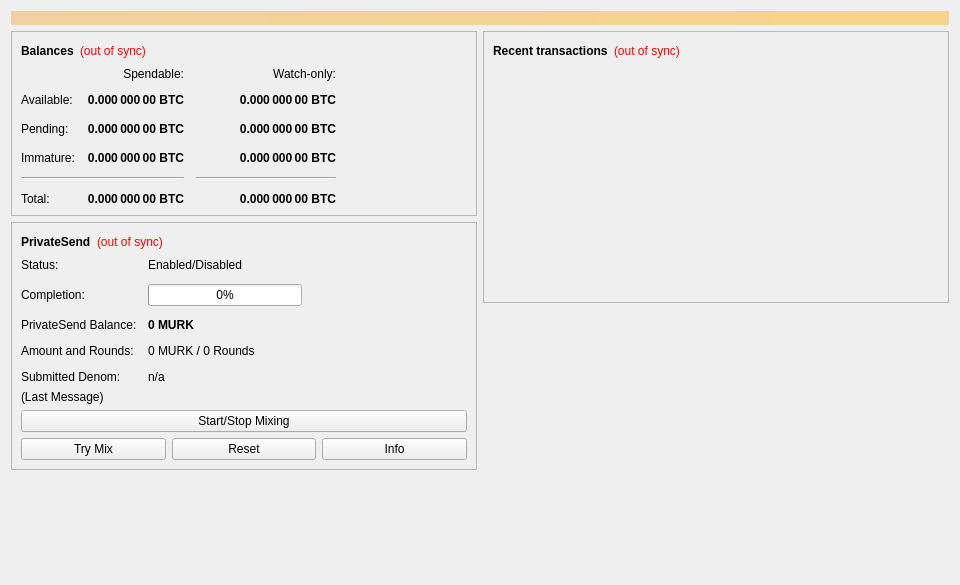
<?xml version="1.0" encoding="UTF-8"?>
<ui version="4.0">
 <class>OverviewPage</class>
 <widget class="QWidget" name="OverviewPage">
  <property name="geometry">
   <rect>
    <x>0</x>
    <y>0</y>
    <width>960</width>
    <height>585</height>
   </rect>
  </property>
  <property name="minimumSize">
   <size>
    <width>960</width>
    <height>0</height>
   </size>
  </property>
  <property name="windowTitle">
   <string>Form</string>
  </property>
  <layout class="QVBoxLayout" name="topLayout">
   <item>
    <widget class="QLabel" name="labelAlerts">
     <property name="visible">
      <bool>false</bool>
     </property>
     <property name="styleSheet">
      <string notr="true">background-color: qlineargradient(x1: 0, y1: 0, x2: 1, y2: 0, stop:0 #F0D0A0, stop:1 #F8D488); color:#000000;</string>
     </property>
     <property name="wordWrap">
      <bool>true</bool>
     </property>
     <property name="margin">
      <number>3</number>
     </property>
    </widget>
   </item>
   <item>
    <layout class="QHBoxLayout" name="horizontalLayout" stretch="1,1">
     <item>
      <layout class="QVBoxLayout" name="verticalLayout_2">
       <item>
        <widget class="QFrame" name="frame">
         <property name="frameShape">
          <enum>QFrame::StyledPanel</enum>
         </property>
         <property name="frameShadow">
          <enum>QFrame::Raised</enum>
         </property>
         <layout class="QVBoxLayout" name="verticalLayout_4">
          <item>
           <layout class="QHBoxLayout" name="horizontalLayout_4">
            <item>
             <widget class="QLabel" name="label_5">
              <property name="font">
               <font>
                <weight>75</weight>
                <bold>true</bold>
               </font>
              </property>
              <property name="text">
               <string>Balances</string>
              </property>
             </widget>
            </item>
            <item>
             <widget class="QLabel" name="labelWalletStatus">
              <property name="toolTip">
               <string>The displayed information may be out of date. Your wallet automatically synchronizes with the Murlicha network after a connection is established, but this process has not completed yet.</string>
              </property>
              <property name="styleSheet">
               <string notr="true">QLabel { color: red; }</string>
              </property>
              <property name="text">
               <string notr="true">(out of sync)</string>
              </property>
              <property name="alignment">
               <set>Qt::AlignLeading|Qt::AlignLeft|Qt::AlignVCenter</set>
              </property>
             </widget>
            </item>
            <item>
             <spacer name="horizontalSpacer_3">
              <property name="orientation">
               <enum>Qt::Horizontal</enum>
              </property>
              <property name="sizeHint" stdset="0">
               <size>
                <width>40</width>
                <height>20</height>
               </size>
              </property>
             </spacer>
            </item>
           </layout>
          </item>
          <item>
           <layout class="QGridLayout" name="gridLayout">
            <property name="spacing">
             <number>12</number>
            </property>
            <item row="2" column="2">
             <widget class="QLabel" name="labelWatchPending">
              <property name="font">
               <font>
                <weight>75</weight>
                <bold>true</bold>
               </font>
              </property>
              <property name="cursor">
               <cursorShape>IBeamCursor</cursorShape>
              </property>
              <property name="toolTip">
               <string>Unconfirmed transactions to watch-only addresses</string>
              </property>
              <property name="text">
               <string notr="true">0.000 000 00 BTC</string>
              </property>
              <property name="alignment">
               <set>Qt::AlignRight|Qt::AlignTrailing|Qt::AlignVCenter</set>
              </property>
              <property name="textInteractionFlags">
               <set>Qt::LinksAccessibleByMouse|Qt::TextSelectableByKeyboard|Qt::TextSelectableByMouse</set>
              </property>
             </widget>
            </item>
            <item row="2" column="1">
             <widget class="QLabel" name="labelUnconfirmed">
              <property name="font">
               <font>
                <weight>75</weight>
                <bold>true</bold>
               </font>
              </property>
              <property name="cursor">
               <cursorShape>IBeamCursor</cursorShape>
              </property>
              <property name="toolTip">
               <string>Total of transactions that have yet to be confirmed, and do not yet count toward the spendable balance</string>
              </property>
              <property name="text">
               <string notr="true">0.000 000 00 BTC</string>
              </property>
              <property name="alignment">
               <set>Qt::AlignRight|Qt::AlignTrailing|Qt::AlignVCenter</set>
              </property>
              <property name="textInteractionFlags">
               <set>Qt::LinksAccessibleByMouse|Qt::TextSelectableByKeyboard|Qt::TextSelectableByMouse</set>
              </property>
             </widget>
            </item>
            <item row="3" column="2">
             <widget class="QLabel" name="labelWatchImmature">
              <property name="font">
               <font>
                <weight>75</weight>
                <bold>true</bold>
               </font>
              </property>
              <property name="cursor">
               <cursorShape>IBeamCursor</cursorShape>
              </property>
              <property name="toolTip">
               <string>Mined balance in watch-only addresses that has not yet matured</string>
              </property>
              <property name="text">
               <string notr="true">0.000 000 00 BTC</string>
              </property>
              <property name="alignment">
               <set>Qt::AlignRight|Qt::AlignTrailing|Qt::AlignVCenter</set>
              </property>
              <property name="textInteractionFlags">
               <set>Qt::LinksAccessibleByMouse|Qt::TextSelectableByKeyboard|Qt::TextSelectableByMouse</set>
              </property>
             </widget>
            </item>
            <item row="4" column="0" colspan="2">
             <widget class="Line" name="lineSpendableBalance">
              <property name="orientation">
               <enum>Qt::Horizontal</enum>
              </property>
             </widget>
            </item>
            <item row="4" column="2">
             <widget class="Line" name="lineWatchBalance">
              <property name="sizePolicy">
               <sizepolicy hsizetype="Preferred" vsizetype="Fixed">
                <horstretch>0</horstretch>
                <verstretch>0</verstretch>
               </sizepolicy>
              </property>
              <property name="minimumSize">
               <size>
                <width>140</width>
                <height>0</height>
               </size>
              </property>
              <property name="orientation">
               <enum>Qt::Horizontal</enum>
              </property>
             </widget>
            </item>
            <item row="5" column="0">
             <widget class="QLabel" name="labelTotalText">
              <property name="text">
               <string>Total:</string>
              </property>
             </widget>
            </item>
            <item row="3" column="1">
             <widget class="QLabel" name="labelImmature">
              <property name="font">
               <font>
                <weight>75</weight>
                <bold>true</bold>
               </font>
              </property>
              <property name="cursor">
               <cursorShape>IBeamCursor</cursorShape>
              </property>
              <property name="toolTip">
               <string>Mined balance that has not yet matured</string>
              </property>
              <property name="text">
               <string notr="true">0.000 000 00 BTC</string>
              </property>
              <property name="alignment">
               <set>Qt::AlignRight|Qt::AlignTrailing|Qt::AlignVCenter</set>
              </property>
              <property name="textInteractionFlags">
               <set>Qt::LinksAccessibleByMouse|Qt::TextSelectableByKeyboard|Qt::TextSelectableByMouse</set>
              </property>
             </widget>
            </item>
            <item row="2" column="3">
             <spacer name="horizontalSpacer_2">
              <property name="orientation">
               <enum>Qt::Horizontal</enum>
              </property>
              <property name="sizeHint" stdset="0">
               <size>
                <width>40</width>
                <height>20</height>
               </size>
              </property>
             </spacer>
            </item>
            <item row="3" column="0">
             <widget class="QLabel" name="labelImmatureText">
              <property name="text">
               <string>Immature:</string>
              </property>
             </widget>
            </item>
            <item row="5" column="1">
             <widget class="QLabel" name="labelTotal">
              <property name="font">
               <font>
                <weight>75</weight>
                <bold>true</bold>
               </font>
              </property>
              <property name="cursor">
               <cursorShape>IBeamCursor</cursorShape>
              </property>
              <property name="toolTip">
               <string>Your current total balance</string>
              </property>
              <property name="text">
               <string notr="true">0.000 000 00 BTC</string>
              </property>
              <property name="alignment">
               <set>Qt::AlignRight|Qt::AlignTrailing|Qt::AlignVCenter</set>
              </property>
              <property name="textInteractionFlags">
               <set>Qt::LinksAccessibleByMouse|Qt::TextSelectableByKeyboard|Qt::TextSelectableByMouse</set>
              </property>
             </widget>
            </item>
            <item row="5" column="2">
             <widget class="QLabel" name="labelWatchTotal">
              <property name="font">
               <font>
                <weight>75</weight>
                <bold>true</bold>
               </font>
              </property>
              <property name="cursor">
               <cursorShape>IBeamCursor</cursorShape>
              </property>
              <property name="toolTip">
               <string>Current total balance in watch-only addresses</string>
              </property>
              <property name="text">
               <string notr="true">0.000 000 00 BTC</string>
              </property>
              <property name="alignment">
               <set>Qt::AlignRight|Qt::AlignTrailing|Qt::AlignVCenter</set>
              </property>
              <property name="textInteractionFlags">
               <set>Qt::LinksAccessibleByMouse|Qt::TextSelectableByKeyboard|Qt::TextSelectableByMouse</set>
              </property>
             </widget>
            </item>
            <item row="0" column="2">
             <widget class="QLabel" name="labelWatchonly">
              <property name="text">
               <string>Watch-only:</string>
              </property>
              <property name="alignment">
               <set>Qt::AlignRight|Qt::AlignTrailing|Qt::AlignVCenter</set>
              </property>
             </widget>
            </item>
            <item row="1" column="0">
             <widget class="QLabel" name="labelBalanceText">
              <property name="text">
               <string>Available:</string>
              </property>
             </widget>
            </item>
            <item row="1" column="1">
             <widget class="QLabel" name="labelBalance">
              <property name="font">
               <font>
                <weight>75</weight>
                <bold>true</bold>
               </font>
              </property>
              <property name="cursor">
               <cursorShape>IBeamCursor</cursorShape>
              </property>
              <property name="toolTip">
               <string>Your current spendable balance</string>
              </property>
              <property name="text">
               <string notr="true">0.000 000 00 BTC</string>
              </property>
              <property name="alignment">
               <set>Qt::AlignRight|Qt::AlignTrailing|Qt::AlignVCenter</set>
              </property>
              <property name="textInteractionFlags">
               <set>Qt::LinksAccessibleByMouse|Qt::TextSelectableByKeyboard|Qt::TextSelectableByMouse</set>
              </property>
             </widget>
            </item>
            <item row="1" column="2">
             <widget class="QLabel" name="labelWatchAvailable">
              <property name="font">
               <font>
                <weight>75</weight>
                <bold>true</bold>
               </font>
              </property>
              <property name="cursor">
               <cursorShape>IBeamCursor</cursorShape>
              </property>
              <property name="toolTip">
               <string>Your current balance in watch-only addresses</string>
              </property>
              <property name="text">
               <string notr="true">0.000 000 00 BTC</string>
              </property>
              <property name="alignment">
               <set>Qt::AlignRight|Qt::AlignTrailing|Qt::AlignVCenter</set>
              </property>
              <property name="textInteractionFlags">
               <set>Qt::LinksAccessibleByMouse|Qt::TextSelectableByKeyboard|Qt::TextSelectableByMouse</set>
              </property>
             </widget>
            </item>
            <item row="2" column="0">
             <widget class="QLabel" name="labelPendingText">
              <property name="text">
               <string>Pending:</string>
              </property>
             </widget>
            </item>
            <item row="0" column="1">
             <widget class="QLabel" name="labelSpendable">
              <property name="text">
               <string>Spendable:</string>
              </property>
              <property name="alignment">
               <set>Qt::AlignRight|Qt::AlignTrailing|Qt::AlignVCenter</set>
              </property>
             </widget>
            </item>
           </layout>
          </item>
         </layout>
        </widget>
       </item>
       <item>
        <widget class="QFrame" name="framePrivateSend">
         <property name="layoutDirection">
          <enum>Qt::LeftToRight</enum>
         </property>
         <property name="frameShape">
          <enum>QFrame::StyledPanel</enum>
         </property>
         <property name="frameShadow">
          <enum>QFrame::Raised</enum>
         </property>
         <layout class="QVBoxLayout" name="VerticalLayout_PS1">
          <item>
           <layout class="QHBoxLayout" name="horizontalLayout_5">
            <item>
             <widget class="QLabel" name="labelPrivateSendHeader">
              <property name="font">
               <font>
                <weight>75</weight>
                <bold>true</bold>
               </font>
              </property>
              <property name="text">
               <string>PrivateSend</string>
              </property>
             </widget>
            </item>
            <item>
             <widget class="QLabel" name="labelPrivateSendSyncStatus">
              <property name="toolTip">
               <string>The displayed information may be out of date. Your wallet automatically synchronizes with the Murlicha network after a connection is established, but this process has not completed yet.</string>
              </property>
              <property name="styleSheet">
               <string notr="true">QLabel { color: red; }</string>
              </property>
              <property name="text">
               <string notr="true">(out of sync)</string>
              </property>
              <property name="alignment">
               <set>Qt::AlignLeading|Qt::AlignLeft|Qt::AlignVCenter</set>
              </property>
             </widget>
            </item>
            <item>
             <spacer name="horizontalSpacer_4">
              <property name="orientation">
               <enum>Qt::Horizontal</enum>
              </property>
              <property name="sizeHint" stdset="0">
               <size>
                <width>40</width>
                <height>20</height>
               </size>
              </property>
             </spacer>
            </item>
           </layout>
          </item>
          <item>
           <layout class="QFormLayout" name="privateSendFormLayout">
            <property name="fieldGrowthPolicy">
             <enum>QFormLayout::AllNonFixedFieldsGrow</enum>
            </property>
            <property name="horizontalSpacing">
             <number>11</number>
            </property>
            <property name="verticalSpacing">
             <number>12</number>
            </property>
            <item row="0" column="0">
             <widget class="QLabel" name="labelPrivateSendEnabledText">
              <property name="text">
               <string>Status:</string>
              </property>
             </widget>
            </item>
            <item row="0" column="1">
             <widget class="QLabel" name="labelPrivateSendEnabled">
              <property name="text">
               <string>Enabled/Disabled</string>
              </property>
             </widget>
            </item>
            <item row="1" column="0">
             <widget class="QLabel" name="labelCompletitionText">
              <property name="text">
               <string>Completion:</string>
              </property>
             </widget>
            </item>
            <item row="1" column="1">
             <widget class="QProgressBar" name="privateSendProgress">
              <property name="maximumSize">
               <size>
                <width>154</width>
                <height>16777215</height>
               </size>
              </property>
              <property name="value">
               <number>0</number>
              </property>
             </widget>
            </item>
            <item row="2" column="0">
             <widget class="QLabel" name="labelAnonymizedText">
              <property name="text">
               <string>PrivateSend Balance:</string>
              </property>
             </widget>
            </item>
            <item row="2" column="1">
             <widget class="QLabel" name="labelAnonymized">
              <property name="font">
               <font>
                <weight>75</weight>
                <bold>true</bold>
               </font>
              </property>
              <property name="text">
               <string notr="true">0 MURK</string>
              </property>
             </widget>
            </item>
            <item row="3" column="0">
             <widget class="QLabel" name="labelAmountAndRoundsText">
              <property name="text">
               <string>Amount and Rounds:</string>
              </property>
             </widget>
            </item>
            <item row="3" column="1">
             <widget class="QLabel" name="labelAmountRounds">
              <property name="text">
               <string>0 MURK / 0 Rounds</string>
              </property>
             </widget>
            </item>
            <item row="4" column="0">
             <widget class="QLabel" name="labelSubmittedDenomText">
              <property name="text">
               <string>Submitted Denom:</string>
              </property>
             </widget>
            </item>
            <item row="4" column="1">
             <widget class="QLabel" name="labelSubmittedDenom">
              <property name="toolTip">
               <string>The denominations you submitted to the Masternode.&lt;br&gt;To mix, other users must submit the exact same denominations.</string>
              </property>
              <property name="text">
               <string>n/a</string>
              </property>
             </widget>
            </item>
           </layout>
          </item>
          <item>
           <layout class="QVBoxLayout" name="VerticalLayout_PS">
            <item>
             <widget class="QLabel" name="labelPrivateSendLastMessage">
              <property name="text">
               <string>(Last Message)</string>
              </property>
              <property name="alignment">
               <set>Qt::AlignLeading|Qt::AlignLeft|Qt::AlignTop</set>
              </property>
              <property name="wordWrap">
               <bool>true</bool>
              </property>
             </widget>
            </item>
            <item>
             <widget class="QPushButton" name="togglePrivateSend">
              <property name="sizePolicy">
               <sizepolicy hsizetype="MinimumExpanding" vsizetype="Fixed">
                <horstretch>0</horstretch>
                <verstretch>0</verstretch>
               </sizepolicy>
              </property>
              <property name="text">
               <string>Start/Stop Mixing</string>
              </property>
             </widget>
            </item>
            <item>
             <layout class="QHBoxLayout" name="horizontalLayout_debugbuttons">
              <item>
               <widget class="QPushButton" name="privateSendAuto">
                <property name="sizePolicy">
                 <sizepolicy hsizetype="MinimumExpanding" vsizetype="Fixed">
                  <horstretch>0</horstretch>
                  <verstretch>0</verstretch>
                 </sizepolicy>
                </property>
                <property name="toolTip">
                 <string>Try to manually submit a PrivateSend request.</string>
                </property>
                <property name="text">
                 <string>Try Mix</string>
                </property>
               </widget>
              </item>
              <item>
               <widget class="QPushButton" name="privateSendReset">
                <property name="sizePolicy">
                 <sizepolicy hsizetype="MinimumExpanding" vsizetype="Fixed">
                  <horstretch>0</horstretch>
                  <verstretch>0</verstretch>
                 </sizepolicy>
                </property>
                <property name="toolTip">
                 <string>Reset the current status of PrivateSend (can interrupt PrivateSend if it's in the process of Mixing, which can cost you money!)</string>
                </property>
                <property name="autoFillBackground">
                 <bool>false</bool>
                </property>
                <property name="text">
                 <string>Reset</string>
                </property>
               </widget>
              </item>
              <item>
               <widget class="QPushButton" name="privateSendInfo">
                <property name="sizePolicy">
                 <sizepolicy hsizetype="MinimumExpanding" vsizetype="Fixed">
                  <horstretch>0</horstretch>
                  <verstretch>0</verstretch>
                 </sizepolicy>
                </property>
                <property name="toolTip">
                 <string>Information about PrivateSend and Mixing</string>
                </property>
                <property name="text">
                 <string>Info</string>
                </property>
               </widget>
              </item>
             </layout>
            </item>
           </layout>
          </item>
         </layout>
        </widget>
       </item>
       <item>
        <spacer name="verticalSpacer">
         <property name="orientation">
          <enum>Qt::Vertical</enum>
         </property>
         <property name="sizeHint" stdset="0">
          <size>
           <width>20</width>
           <height>40</height>
          </size>
         </property>
        </spacer>
       </item>
      </layout>
     </item>
     <item>
      <layout class="QVBoxLayout" name="verticalLayout_3">
       <item>
        <widget class="QFrame" name="frame_2">
         <property name="frameShape">
          <enum>QFrame::StyledPanel</enum>
         </property>
         <property name="frameShadow">
          <enum>QFrame::Raised</enum>
         </property>
         <layout class="QVBoxLayout" name="verticalLayout">
          <item>
           <layout class="QHBoxLayout" name="horizontalLayout_2">
            <item>
             <widget class="QLabel" name="label_4">
              <property name="font">
               <font>
                <weight>75</weight>
                <bold>true</bold>
               </font>
              </property>
              <property name="text">
               <string>Recent transactions</string>
              </property>
             </widget>
            </item>
            <item>
             <widget class="QLabel" name="labelTransactionsStatus">
              <property name="toolTip">
               <string>The displayed information may be out of date. Your wallet automatically synchronizes with the Murlicha network after a connection is established, but this process has not completed yet.</string>
              </property>
              <property name="styleSheet">
               <string notr="true">QLabel { color: red; }</string>
              </property>
              <property name="text">
               <string notr="true">(out of sync)</string>
              </property>
              <property name="alignment">
               <set>Qt::AlignLeading|Qt::AlignLeft|Qt::AlignVCenter</set>
              </property>
             </widget>
            </item>
            <item>
             <spacer name="horizontalSpacer">
              <property name="orientation">
               <enum>Qt::Horizontal</enum>
              </property>
              <property name="sizeHint" stdset="0">
               <size>
                <width>40</width>
                <height>20</height>
               </size>
              </property>
             </spacer>
            </item>
           </layout>
          </item>
          <item>
           <widget class="QListView" name="listTransactions">
            <property name="styleSheet">
             <string notr="true">QListView { background: transparent; }</string>
            </property>
            <property name="frameShape">
             <enum>QFrame::NoFrame</enum>
            </property>
            <property name="verticalScrollBarPolicy">
             <enum>Qt::ScrollBarAlwaysOff</enum>
            </property>
            <property name="horizontalScrollBarPolicy">
             <enum>Qt::ScrollBarAlwaysOff</enum>
            </property>
            <property name="selectionMode">
             <enum>QAbstractItemView::NoSelection</enum>
            </property>
           </widget>
          </item>
         </layout>
        </widget>
       </item>
       <item>
        <spacer name="verticalSpacer_2">
         <property name="orientation">
          <enum>Qt::Vertical</enum>
         </property>
         <property name="sizeHint" stdset="0">
          <size>
           <width>20</width>
           <height>40</height>
          </size>
         </property>
        </spacer>
       </item>
      </layout>
     </item>
    </layout>
   </item>
  </layout>
 </widget>
 <resources/>
 <connections/>
</ui>
